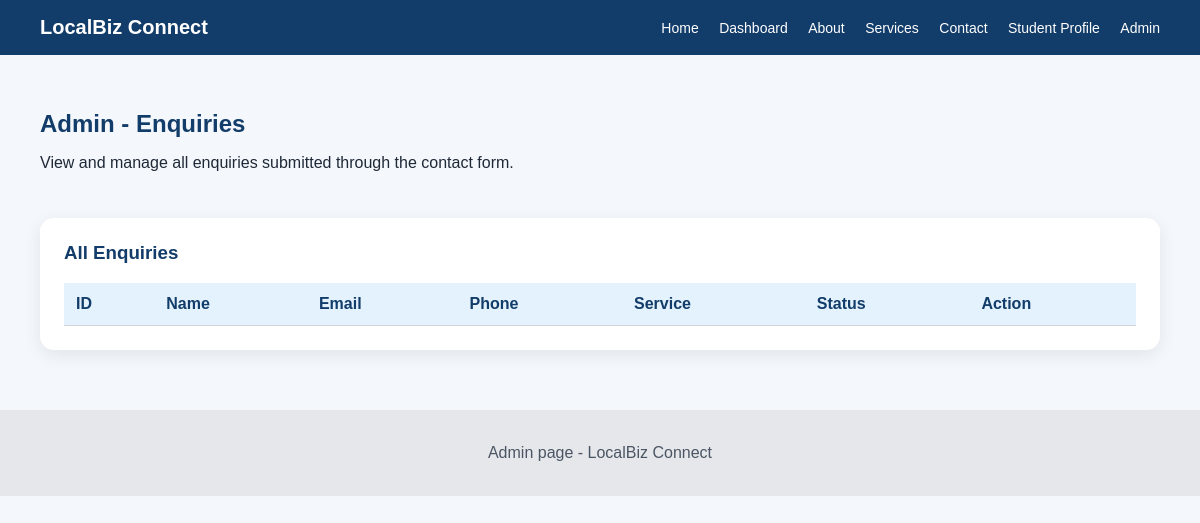
/admin, run on an earlier commit of the app's database.
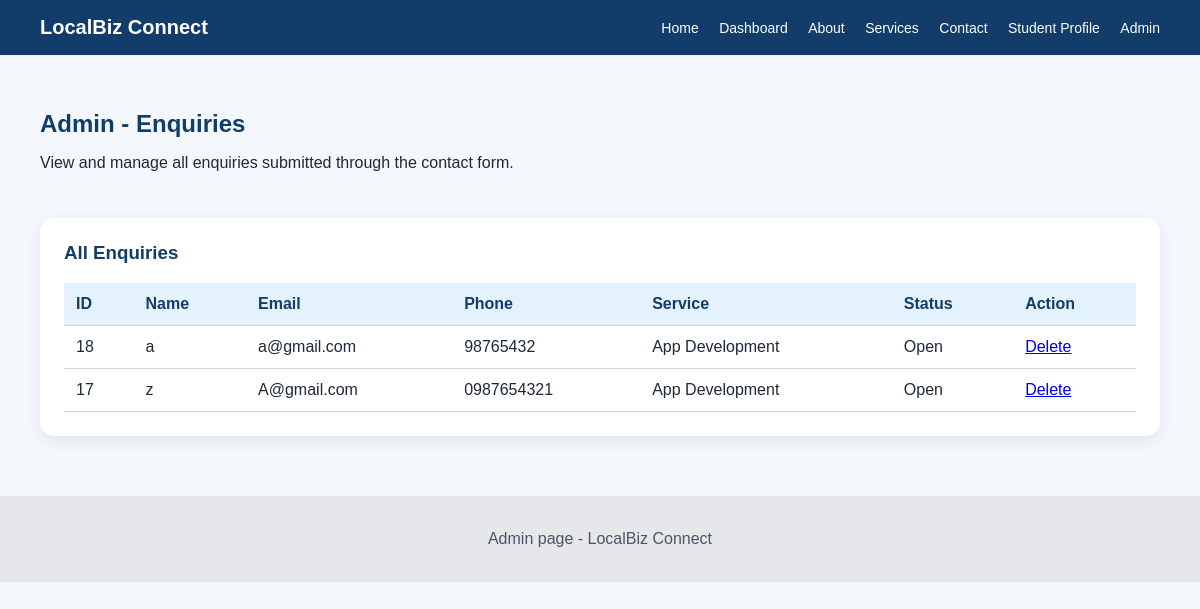
And on a later commit of the database.
### tables this page shows
CREATE TABLE enquiries (
        id INTEGER PRIMARY KEY AUTOINCREMENT,
        name TEXT NOT NULL,
        email TEXT NOT NULL,
        phone TEXT NOT NULL,
        service TEXT NOT NULL,
        message TEXT NOT NULL,
        status TEXT NOT NULL DEFAULT 'Open'
    );

### app.py (the view)
@app.route("/admin")
def admin():
    enquiries = get_all_enquiries()
    return render_template("admin.html", enquiries=enquiries)

### db.py (called while the page is built)
def get_connection():
    conn = sqlite3.connect(DB_NAME, timeout=10)  # 🔥 FIX: timeout added
    conn.row_factory = sqlite3.Row
    return conn

def get_all_enquiries():
    conn = get_connection()
    cur = conn.cursor()
    cur.execute("SELECT * FROM enquiries ORDER BY id DESC")
    rows = cur.fetchall()
    conn.close()
    return rows

### Frontend/templates/admin.html (shortened to what this page needs)
{% extends "base.html" %}
{% block content %}
<section class="page-title">
    <h1>Admin - Enquiries</h1>
    <p>View and manage all enquiries submitted through the contact form.</p>
</section>
<section class="page-content">
    <div class="card table-card">
        <h3>All Enquiries</h3>
        <table>
            <thead>
                <tr>
                    <th>ID</th>
                    <th>Name</th>
                    <th>Email</th>
                    <th>Phone</th>
                    <th>Service</th>
                    <th>Status</th>
                    <th>Action</th>
                </tr>
            </thead>
            <tbody>
                {% for enquiry in enquiries %}
                <tr>
                    <td>{{ enquiry.id }}</td>
                    <td>{{ enquiry.name }}</td>
                    <td>{{ enquiry.email }}</td>
                    <td>{{ enquiry.phone }}</td>
                    <td>{{ enquiry.service }}</td>
                    <td>{{ enquiry.status }}</td>
                    <td>
                        <a class="delete-link" href="{{ url_for('delete', enquiry_id=enquiry.id) }}">Delete</a>
                    </td>
                </tr>
                {% endfor %}
            </tbody>
        </table>
    </div>
</section>
{% endblock %}
{% block footer %}Admin page - LocalBiz Connect{% endblock %}

### Frontend/templates/base.html (shortened to what this page needs)
<!DOCTYPE html>
<html lang="en">
<head>
    <link rel="stylesheet" href="{{ url_for('static', filename='servicestyles.css') }}">
</head>
<body>
<header class="Topbar">
    <div class="logo">LocalBiz Connect</div>
    <nav>
        <a href="{{ url_for('home') }}">Home</a>
        <a href="{{ url_for('dashboard') }}">Dashboard</a>
        <a href="{{ url_for('about') }}">About</a>
        <a href="{{ url_for('services') }}">Services</a>
        <a href="{{ url_for('contact') }}">Contact</a>
        <a href="{{ url_for('student_profile') }}">Student Profile</a>
        <a href="{{ url_for('admin') }}">Admin</a>
    </nav>
</header>
<main class="main-content">
    {% block content %}{% endblock %}
</main>
<footer>
    <p>
        {% block footer %}{% endblock %}
    </p>
</footer>
</body>
</html>

### Frontend/static/servicestyles.css (style rules this page uses)
* { box-sizing: border-box; }
body { margin: 0; font-family: Arial, sans-serif; background: #f4f7fb; color: #1f2937; }
.Topbar { background: #123c69; color: white; padding: 16px 40px; display: flex; justify-content: space-between; align-items: center; }
.logo { font-size: 20px; font-weight: bold; }
nav a { color: white; text-decoration: none; margin-left: 16px; font-size: 14px; }
.page-title { padding: 35px 40px 0 40px; }
.page-title h1 { color: #123c69; margin-bottom: 5px; }
.page-content { padding: 30px 40px 40px 40px; }
.card { background: white; padding: 24px; border-radius: 14px; margin-bottom: 20px; box-shadow: 0 5px 18px rgba(0,0,0,0.08); }
.card h3 { color: #123c69; margin-top: 0; }
table { width: 100%; border-collapse: collapse; margin-top: 15px; }
th, td { text-align: left; border-bottom: 1px solid #d1d5db; padding: 12px; }
th { background: #e3f2fd; color: #123c69; }
footer { text-align: center; padding: 18px; background: #e5e7eb; color: #4b5563; }

What changed in the data, as far as the page shows it:
added enquiries: id "18", name "a", email "a@gmail.com", phone "98765432", service "App Development", status "Open"
added enquiries: id "17", name "z", email "A@gmail.com", phone "0987654321", service "App Development", status "Open"
